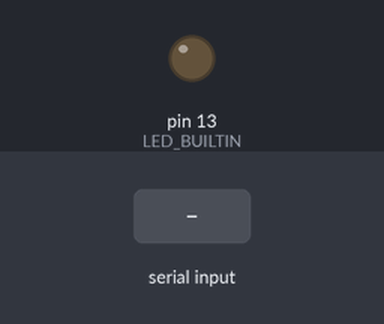
Bench run of a sketch on a simulated Arduino Uno, built with avr-gcc and run on an emulated ATmega328P. On the bench: output pins drawn as LEDs (lit = HIGH). Dashed ring = blinking. Inputs (shaded band) come from the test bench.

Above: at 1.2 s.
1.3 s: "90,45\n" received over Serial
At 1.55 s:
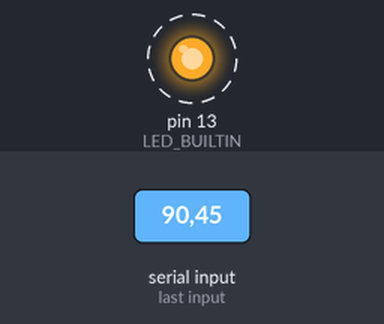
Timing chart, 0 to 6.3 s (numbered marks = the images above; inputs shaded):
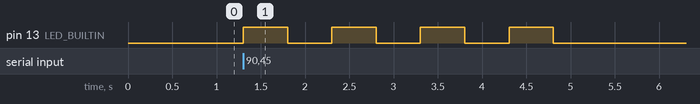

The sketch:

blikani.ino
```cpp
// deklarace promennych

byte pocet;
byte stav_led = LOW;
unsigned long cas_predtim = 0;

void setup() {

  // inicializace seriove linky

  Serial.begin(9600);

  // inicializace vestavene LED

  pinMode(LED_BUILTIN, OUTPUT);

}

void loop() {

  // kontrola dostupnosti prijatych znaku

  if (Serial.available()) {

	// nacteni nejstarsiho prijateho znaku

    char znak = Serial.read();

	// kontrola prijateho znaku (musi byt '1' az '5') a overeni, ze neprobiha blikani (tj. pocet == 0)

	if (pocet == 0 && znak >= '1' && znak <= '5') {

	  // prevod znaku na pocet (musi byt 2x vice, jelikoz 1 bliknuti je rozsviceni a zhasnuti - tj. 2 zmeny)

	  pocet = 2*(znak - '0');

    }
  }

  // ziskani aktualniho casu

  unsigned long cas = millis();

  // kontrola ubehnuteho casu a poctu bliknuti

  if (pocet > 0 && cas - cas_predtim >= 500) {

	// zmenu promenne pro nastaveni stavu LED

	stav_led = !stav_led;

	// aktualizace casu pro dalsi smycku

    cas_predtim = cas;

	// odecteni poctu po provedeni zmeny

    pocet--;
  }

  // nastaveni stavu LED

  digitalWrite(LED_BUILTIN, stav_led);

}
```

Measured:
- after the input at 1.3 s, pin 13 (LED_BUILTIN): alternates HIGH for 0.50 s and LOW for 0.50 s, 8 changes in all, then stays LOW, starting at once
